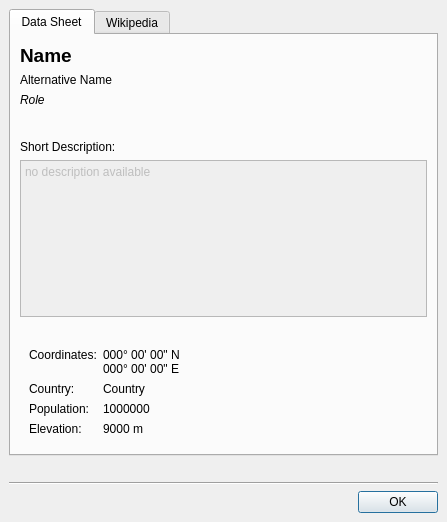
<ui version="4.0" >
 <class>PlaceMarkInfoDialog</class>
 <widget class="QDialog" name="PlaceMarkInfoDialog" >
  <property name="geometry" >
   <rect>
    <x>0</x>
    <y>0</y>
    <width>447</width>
    <height>522</height>
   </rect>
  </property>
  <property name="windowTitle" >
   <string>Data Sheet</string>
  </property>
  <layout class="QVBoxLayout" >
   <property name="margin" >
    <number>9</number>
   </property>
   <property name="spacing" >
    <number>6</number>
   </property>
   <item>
    <widget class="QTabWidget" name="m_pTabWidget" >
     <property name="currentIndex" >
      <number>0</number>
     </property>
     <widget class="QWidget" name="tab" >
      <attribute name="title" >
       <string>Data Sheet</string>
      </attribute>
      <layout class="QVBoxLayout" >
       <property name="margin" >
        <number>9</number>
       </property>
       <property name="spacing" >
        <number>6</number>
       </property>
       <item>
        <layout class="QGridLayout" >
         <property name="margin" >
          <number>0</number>
         </property>
         <property name="spacing" >
          <number>6</number>
         </property>
         <item row="0" column="0" >
          <widget class="QLabel" name="name_val_lbl" >
           <property name="toolTip" >
            <string>Name of the location</string>
           </property>
           <property name="whatsThis" >
            <string>Name of the location</string>
           </property>
           <property name="text" >
            <string>&lt;html>&lt;head>&lt;meta name="qrichtext" content="1" />&lt;style type="text/css">
p, li { white-space: pre-wrap; }
&lt;/style>&lt;/head>&lt;body style=" font-family:'Sans Serif'; font-size:9pt; font-weight:400; font-style:normal; text-decoration:none;">
&lt;p style=" margin-top:0px; margin-bottom:0px; margin-left:0px; margin-right:0px; -qt-block-indent:0; text-indent:0px;">&lt;span style=" font-size:14pt; font-weight:600;">Name&lt;/span>&lt;/p>&lt;/body>&lt;/html></string>
           </property>
           <property name="textInteractionFlags" >
            <enum>Qt::TextSelectableByMouse</enum>
           </property>
          </widget>
         </item>
         <item row="3" column="0" >
          <spacer>
           <property name="orientation" >
            <enum>Qt::Vertical</enum>
           </property>
           <property name="sizeHint" >
            <size>
             <width>20</width>
             <height>16</height>
            </size>
           </property>
          </spacer>
         </item>
         <item rowspan="4" row="0" column="1" >
          <widget class="QLabel" name="flag_val_lbl" >
           <property name="sizePolicy" >
            <sizepolicy>
             <hsizetype>0</hsizetype>
             <vsizetype>0</vsizetype>
             <horstretch>0</horstretch>
             <verstretch>0</verstretch>
            </sizepolicy>
           </property>
           <property name="minimumSize" >
            <size>
             <width>120</width>
             <height>90</height>
            </size>
           </property>
           <property name="text" >
            <string/>
           </property>
          </widget>
         </item>
         <item row="2" column="0" >
          <widget class="QLabel" name="role_val_lbl" >
           <property name="toolTip" >
            <string>Role</string>
           </property>
           <property name="whatsThis" >
            <string>Role of the location.</string>
           </property>
           <property name="text" >
            <string>&lt;html>&lt;head>&lt;meta name="qrichtext" content="1" />&lt;style type="text/css">
p, li { white-space: pre-wrap; }
&lt;/style>&lt;/head>&lt;body style=" font-family:'Sans Serif'; font-size:9pt; font-weight:400; font-style:normal; text-decoration:none;">
&lt;p style=" margin-top:0px; margin-bottom:0px; margin-left:0px; margin-right:0px; -qt-block-indent:0; text-indent:0px;">&lt;span style=" font-style:italic;">Role&lt;/span>&lt;/p>&lt;/body>&lt;/html></string>
           </property>
           <property name="textInteractionFlags" >
            <enum>Qt::TextSelectableByMouse</enum>
           </property>
          </widget>
         </item>
         <item row="1" column="0" >
          <widget class="QLabel" name="altername_val_lbl" >
           <property name="toolTip" >
            <string>Alternative name</string>
           </property>
           <property name="whatsThis" >
            <string>Alternative name of the location.</string>
           </property>
           <property name="text" >
            <string>Alternative Name</string>
           </property>
           <property name="textInteractionFlags" >
            <enum>Qt::TextSelectableByMouse</enum>
           </property>
          </widget>
         </item>
        </layout>
       </item>
       <item>
        <widget class="QLabel" name="description_lbl" >
         <property name="text" >
          <string>Short Description:</string>
         </property>
         <property name="buddy" >
          <cstring>description_val_browser</cstring>
         </property>
        </widget>
       </item>
       <item>
        <widget class="QTextBrowser" name="description_val_browser" >
         <property name="enabled" >
          <bool>false</bool>
         </property>
         <property name="toolTip" >
          <string>Description</string>
         </property>
         <property name="whatsThis" >
          <string>Description field</string>
         </property>
         <property name="html" >
          <string>&lt;html>&lt;head>&lt;meta name="qrichtext" content="1" />&lt;style type="text/css">
p, li { white-space: pre-wrap; }
&lt;/style>&lt;/head>&lt;body style=" font-family:'Sans Serif'; font-size:9pt; font-weight:400; font-style:normal; text-decoration:none;">
&lt;p style=" margin-top:0px; margin-bottom:0px; margin-left:0px; margin-right:0px; -qt-block-indent:0; text-indent:0px;">no description available&lt;/p>&lt;/body>&lt;/html></string>
         </property>
        </widget>
       </item>
       <item>
        <spacer>
         <property name="orientation" >
          <enum>Qt::Vertical</enum>
         </property>
         <property name="sizeType" >
          <enum>QSizePolicy::Fixed</enum>
         </property>
         <property name="sizeHint" >
          <size>
           <width>330</width>
           <height>16</height>
          </size>
         </property>
        </spacer>
       </item>
       <item>
        <widget class="QFrame" name="frame" >
         <property name="sizePolicy" >
          <sizepolicy>
           <hsizetype>0</hsizetype>
           <vsizetype>0</vsizetype>
           <horstretch>0</horstretch>
           <verstretch>0</verstretch>
          </sizepolicy>
         </property>
         <property name="frameShape" >
          <enum>QFrame::NoFrame</enum>
         </property>
         <property name="frameShadow" >
          <enum>QFrame::Plain</enum>
         </property>
         <layout class="QVBoxLayout" >
          <property name="margin" >
           <number>9</number>
          </property>
          <property name="spacing" >
           <number>6</number>
          </property>
          <item>
           <layout class="QGridLayout" >
            <property name="margin" >
             <number>0</number>
            </property>
            <property name="spacing" >
             <number>6</number>
            </property>
            <item row="1" column="1" colspan="2" >
             <widget class="QLabel" name="country_val_lbl" >
              <property name="text" >
               <string>Country</string>
              </property>
              <property name="alignment" >
               <set>Qt::AlignLeading|Qt::AlignLeft|Qt::AlignTop</set>
              </property>
              <property name="textInteractionFlags" >
               <enum>Qt::TextSelectableByMouse</enum>
              </property>
             </widget>
            </item>
            <item row="3" column="0" >
             <widget class="QLabel" name="elevation_lbl" >
              <property name="text" >
               <string>Elevation:</string>
              </property>
              <property name="alignment" >
               <set>Qt::AlignLeading|Qt::AlignLeft|Qt::AlignTop</set>
              </property>
              <property name="textInteractionFlags" >
               <enum>Qt::TextSelectableByMouse</enum>
              </property>
             </widget>
            </item>
            <item row="0" column="2" >
             <spacer>
              <property name="orientation" >
               <enum>Qt::Horizontal</enum>
              </property>
              <property name="sizeHint" >
               <size>
                <width>40</width>
                <height>20</height>
               </size>
              </property>
             </spacer>
            </item>
            <item row="0" column="0" >
             <widget class="QLabel" name="coordinates_lbl" >
              <property name="text" >
               <string>Coordinates:</string>
              </property>
              <property name="alignment" >
               <set>Qt::AlignLeading|Qt::AlignLeft|Qt::AlignTop</set>
              </property>
              <property name="textInteractionFlags" >
               <enum>Qt::TextSelectableByMouse</enum>
              </property>
             </widget>
            </item>
            <item row="0" column="1" >
             <widget class="QLabel" name="coordinates_val_lbl" >
              <property name="text" >
               <string>000° 00' 00" N
000° 00' 00" E </string>
              </property>
              <property name="alignment" >
               <set>Qt::AlignLeading|Qt::AlignLeft|Qt::AlignTop</set>
              </property>
              <property name="textInteractionFlags" >
               <enum>Qt::TextEditable</enum>
              </property>
             </widget>
            </item>
            <item row="2" column="1" colspan="2" >
             <widget class="QLabel" name="population_val_lbl" >
              <property name="text" >
               <string>1000000</string>
              </property>
              <property name="alignment" >
               <set>Qt::AlignLeading|Qt::AlignLeft|Qt::AlignTop</set>
              </property>
              <property name="textInteractionFlags" >
               <enum>Qt::LinksAccessibleByMouse</enum>
              </property>
             </widget>
            </item>
            <item row="1" column="0" >
             <widget class="QLabel" name="country_lbl" >
              <property name="text" >
               <string>Country:</string>
              </property>
              <property name="alignment" >
               <set>Qt::AlignLeading|Qt::AlignLeft|Qt::AlignTop</set>
              </property>
              <property name="textInteractionFlags" >
               <enum>Qt::TextSelectableByMouse</enum>
              </property>
             </widget>
            </item>
            <item row="3" column="1" colspan="2" >
             <widget class="QLabel" name="elevation_val_lbl" >
              <property name="text" >
               <string>9000 m</string>
              </property>
              <property name="alignment" >
               <set>Qt::AlignLeading|Qt::AlignLeft|Qt::AlignTop</set>
              </property>
              <property name="textInteractionFlags" >
               <enum>Qt::TextSelectableByMouse</enum>
              </property>
             </widget>
            </item>
            <item row="2" column="0" >
             <widget class="QLabel" name="population_lbl" >
              <property name="text" >
               <string>Population:</string>
              </property>
              <property name="alignment" >
               <set>Qt::AlignLeading|Qt::AlignLeft|Qt::AlignTop</set>
              </property>
              <property name="textInteractionFlags" >
               <enum>Qt::TextSelectableByMouse</enum>
              </property>
             </widget>
            </item>
           </layout>
          </item>
         </layout>
        </widget>
       </item>
      </layout>
     </widget>
     <widget class="QWidget" name="tab_2" >
      <attribute name="title" >
       <string>Wikipedia</string>
      </attribute>
      <layout class="QVBoxLayout" >
       <property name="margin" >
        <number>9</number>
       </property>
       <property name="spacing" >
        <number>6</number>
       </property>
       <item>
        <layout class="QHBoxLayout" >
         <property name="margin" >
          <number>0</number>
         </property>
         <property name="spacing" >
          <number>6</number>
         </property>
         <item>
          <widget class="QToolButton" name="m_pBackButton" >
           <property name="enabled" >
            <bool>false</bool>
           </property>
           <property name="toolTip" >
            <string>Back</string>
           </property>
           <property name="whatsThis" >
            <string>Move backwards one step in the browsing history.</string>
           </property>
           <property name="text" >
            <string>Back</string>
           </property>
           <property name="icon" >
            <iconset resource="marble.qrc" >:/icons/arrow-left.png</iconset>
           </property>
           <property name="toolButtonStyle" >
            <enum>Qt::ToolButtonTextBesideIcon</enum>
           </property>
          </widget>
         </item>
         <item>
          <widget class="QToolButton" name="m_pForwardButton" >
           <property name="enabled" >
            <bool>false</bool>
           </property>
           <property name="toolTip" >
            <string>Forward</string>
           </property>
           <property name="whatsThis" >
            <string>Move forward one step in the browsing history.</string>
           </property>
           <property name="text" >
            <string>...</string>
           </property>
           <property name="icon" >
            <iconset resource="marble.qrc" >:/icons/arrow-right.png</iconset>
           </property>
          </widget>
         </item>
         <item>
          <spacer>
           <property name="orientation" >
            <enum>Qt::Horizontal</enum>
           </property>
           <property name="sizeHint" >
            <size>
             <width>0</width>
             <height>20</height>
            </size>
           </property>
          </spacer>
         </item>
        </layout>
       </item>
       <item>
        <widget class="TinyWebBrowser" name="m_pWikipediaBrowser" />
       </item>
      </layout>
     </widget>
    </widget>
   </item>
   <item>
    <widget class="QLabel" name="m_pStatusLabel" >
     <property name="text" >
      <string/>
     </property>
    </widget>
   </item>
   <item>
    <widget class="Line" name="m_pLine" >
     <property name="orientation" >
      <enum>Qt::Horizontal</enum>
     </property>
    </widget>
   </item>
   <item>
    <widget class="QDialogButtonBox" name="m_pButtonBox" >
     <property name="orientation" >
      <enum>Qt::Horizontal</enum>
     </property>
     <property name="standardButtons" >
      <set>QDialogButtonBox::Ok</set>
     </property>
    </widget>
   </item>
  </layout>
 </widget>
 <customwidgets>
  <customwidget>
   <class>TinyWebBrowser</class>
   <extends>QTextBrowser</extends>
   <header>tinywebbrowser.h</header>
  </customwidget>
 </customwidgets>
 <resources/>
 <connections>
  <connection>
   <sender>m_pButtonBox</sender>
   <signal>accepted()</signal>
   <receiver>PlaceMarkInfoDialog</receiver>
   <slot>accept()</slot>
   <hints>
    <hint type="sourcelabel" >
     <x>257</x>
     <y>479</y>
    </hint>
    <hint type="destinationlabel" >
     <x>157</x>
     <y>274</y>
    </hint>
   </hints>
  </connection>
  <connection>
   <sender>m_pButtonBox</sender>
   <signal>rejected()</signal>
   <receiver>PlaceMarkInfoDialog</receiver>
   <slot>reject()</slot>
   <hints>
    <hint type="sourcelabel" >
     <x>325</x>
     <y>479</y>
    </hint>
    <hint type="destinationlabel" >
     <x>286</x>
     <y>274</y>
    </hint>
   </hints>
  </connection>
  <connection>
   <sender>m_pBackButton</sender>
   <signal>clicked()</signal>
   <receiver>m_pWikipediaBrowser</receiver>
   <slot>backward()</slot>
   <hints>
    <hint type="sourcelabel" >
     <x>54</x>
     <y>60</y>
    </hint>
    <hint type="destinationlabel" >
     <x>55</x>
     <y>125</y>
    </hint>
   </hints>
  </connection>
  <connection>
   <sender>m_pForwardButton</sender>
   <signal>clicked()</signal>
   <receiver>m_pWikipediaBrowser</receiver>
   <slot>forward()</slot>
   <hints>
    <hint type="sourcelabel" >
     <x>110</x>
     <y>56</y>
    </hint>
    <hint type="destinationlabel" >
     <x>106</x>
     <y>113</y>
    </hint>
   </hints>
  </connection>
  <connection>
   <sender>m_pWikipediaBrowser</sender>
   <signal>backwardAvailable(bool)</signal>
   <receiver>m_pBackButton</receiver>
   <slot>setEnabled(bool)</slot>
   <hints>
    <hint type="sourcelabel" >
     <x>39</x>
     <y>129</y>
    </hint>
    <hint type="destinationlabel" >
     <x>32</x>
     <y>54</y>
    </hint>
   </hints>
  </connection>
  <connection>
   <sender>m_pWikipediaBrowser</sender>
   <signal>forwardAvailable(bool)</signal>
   <receiver>m_pForwardButton</receiver>
   <slot>setEnabled(bool)</slot>
   <hints>
    <hint type="sourcelabel" >
     <x>135</x>
     <y>109</y>
    </hint>
    <hint type="destinationlabel" >
     <x>118</x>
     <y>62</y>
    </hint>
   </hints>
  </connection>
 </connections>
</ui>
